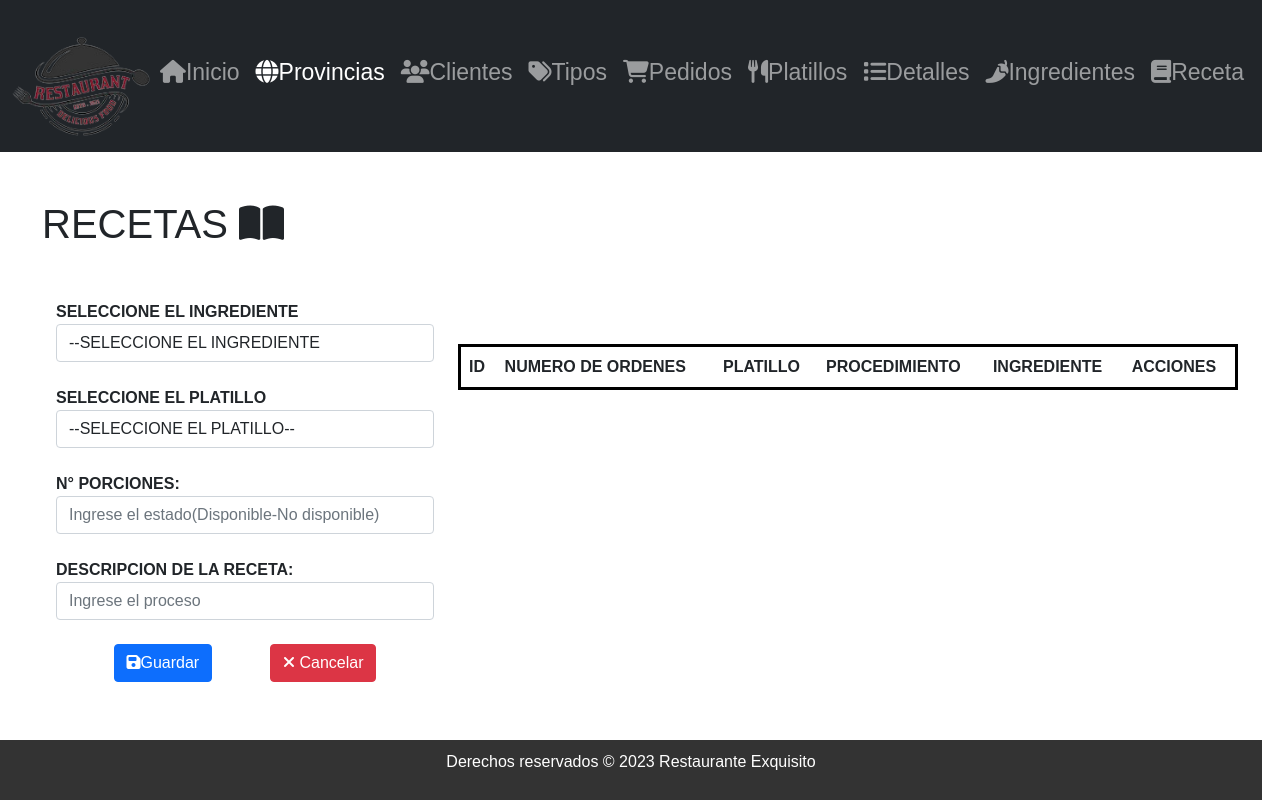
Page /listadoRecetas/ on the earlier database version.
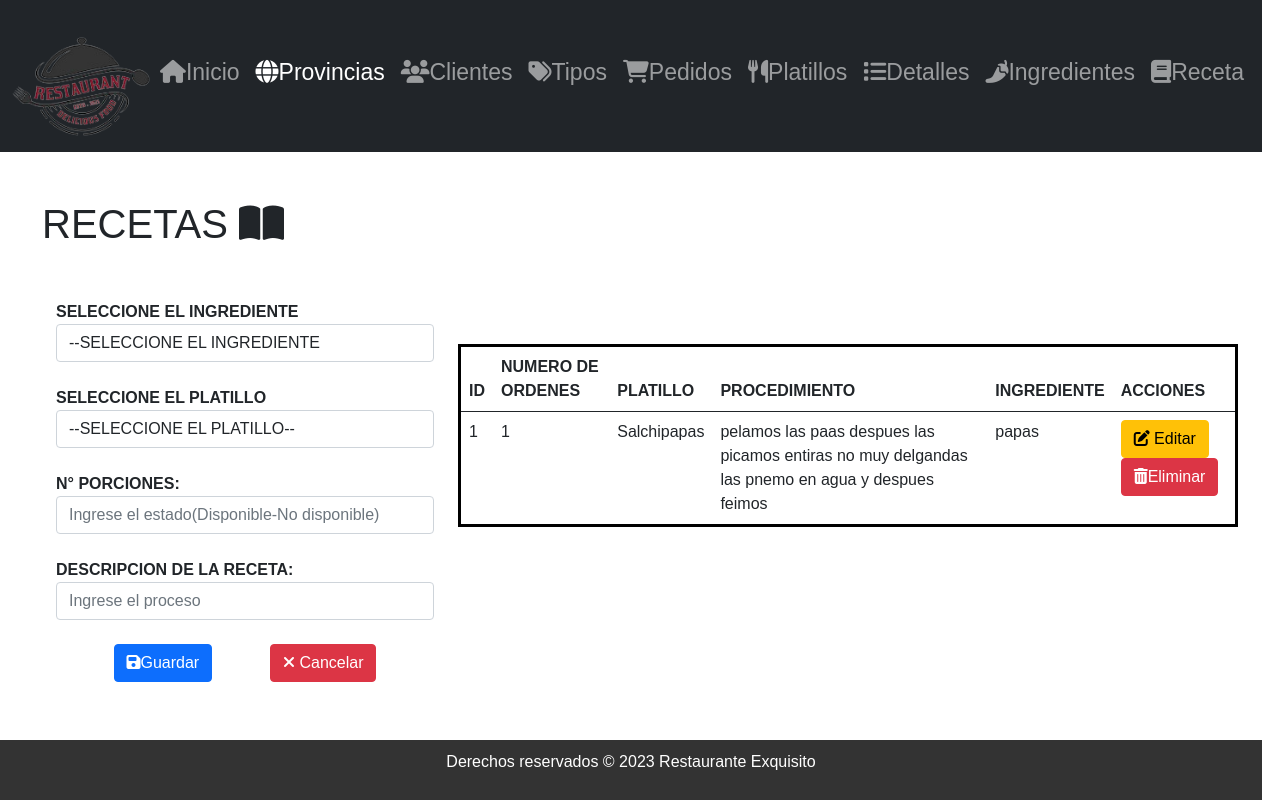
Same page on the later database version.
### Aplicaciones/Facturacion/models.py (models this page shows, shortened)
class Receta(models.Model):
    id_ed = models.AutoField(primary_key=True)
    cantidad_ed = models.CharField(max_length=100)
    procedimiento_ed = models.CharField(max_length=500)
    platillo_ed = models.ForeignKey(Platillo, on_delete=models.PROTECT)
    ingrediente_ed = models.ForeignKey(Ingrediente, null=True, blank=True, on_delete=models.PROTECT)

class Platillo(models.Model):
    id_ed = models.AutoField(primary_key=True)
    nombre_ed = models.CharField(max_length=100)
    precio_ed = models.DecimalField(max_digits=10, decimal_places=2)
    disponibilidad_ed = models.CharField(max_length=50)
    fotografia=models.FileField(upload_to='platillo', null=True,blank=True)
    tipo_ed = models.ForeignKey(Tipo, null=True, blank=True, on_delete=models.PROTECT)

class Ingrediente(models.Model):
    id_ed = models.AutoField(primary_key=True)
    nombre_ed = models.CharField(max_length=100)
    descripcion_ed = models.CharField(max_length=100)
    unidad_medida_ed = models.CharField(max_length=20)
    fecha_caducidad_ed = models.DateField()
    fotografia=models.FileField(upload_to='ingrediente', null=True,blank=True)

### Aplicaciones/Facturacion/views.py (the view)
# urls.py: path('listadoRecetas/',views.listadoRecetas),
def listadoRecetas(request):
    recetasBdd = Receta.objects.all()
    ingredienteBdd = Ingrediente.objects.all()
    platilloBdd = Platillo.objects.all()
    return render(request, 'listadoRecetas.html', {'recetas': recetasBdd, 'ingredientes': ingredienteBdd,'platillos': platilloBdd})

### Aplicaciones/Facturacion/templates/listadoRecetas.html (shortened to what this page needs)
{% extends "./plantilla.html"%}
  {% load static %}
  {%block contenido%}
    <h1>RECETAS <i class="fas fa-book-open"></i> </h1>
    <br>
    <ul>
        <div class="row">
              <div class="col-md-4" style="overflow-y: auto; ">
                <form action="/guardarReceta/" method="post" enctype="multipart/form-data" id="frm_nuevo_receta">
                    <b>SELECCIONE EL INGREDIENTE</b>
                    <select class="form-control" name="id_ingrediente" required>
                      <option value="">--SELECCIONE EL INGREDIENTE  </option>
                    </select>
                    <br>
                    <b>SELECCIONE EL PLATILLO</b>
                    <select class="form-control" name="id_platillo" required>
                      <option value="">--SELECCIONE EL PLATILLO--  </option>
                    </select>
                    <br>
                      <b>N° PORCIONES: </b>
                      <input type="text" name="cantidad_ed" id="cantidad_ed" class="form-control" placeholder="Ingrese el estado(Disponible-No disponible)" required>
                      <br>
                      <b>DESCRIPCION DE LA RECETA:</b>
                      <input type="text" name="procedimiento_ed" value="" id="procedimiento_ed " placeholder="Ingrese el proceso" class="form-control" required>
                        <br>
                    <center>
                        <button type="submit" name="button" class="btn btn-primary"><i class="fas fa-save"></i>Guardar</button>
                        <button type="submit" name="button" class="btn btn-danger"><i class="fas fa-times"></i> Cancelar</button>
                    </center>
                </form>
            </div>
            <div class="col-md-8">
        <div class="d-flex justify-content-center align-items-center">
        </div>
        <br>
                <table class="table" id="tbl_recetas">
                    <thead>
                        <tr>
                            <th>ID</th>
                            <th>NUMERO DE ORDENES</th>
                            <th>PLATILLO</th>
                            <th>PROCEDIMIENTO</th>
                            <th>INGREDIENTE</th>
                            <th>ACCIONES</th>
                        </tr>
                    </thead>
                    <tbody>
                        {% for receta in recetas %}
                            <tr>
                                <td>{{ receta.id_ed }}</td>
                                <td>{{ receta.cantidad_ed }}</td>
                                <td>{{receta.platillo_ed.nombre_ed}}</td>
                                <td>{{ receta.procedimiento_ed }}</td>
                                <td>{{receta.ingrediente_ed.nombre_ed}}</td>
                                <td>
                                    <a href="/editarReceta/{{receta.id_ed}}" class="btn btn-warning"> <i class="fas fa-edit"></i> Editar</a>
                                    <a href="javascript:void(0)"
                                    onclick="eliminarReceta('/eliminarReceta/{{receta.id_ed}}');"class="btn btn-danger"><i class="fas fa-trash-alt"></i>Eliminar</a>
                                </td>
                            </tr>
                        {% endfor %}
                    </tbody>
                </table>
            <br>
    </ul>
  {%endblock%}

Differences in the rows shown:
added Receta: id_ed "1", cantidad_ed "1", platillo_ed.nombre_ed "Salchipapas", procedimiento_ed "pelamos las paas despues las picamos entiras no muy delgandas las pnemo en agua y despues feimos", ingrediente_ed.nombre_ed "papas"
